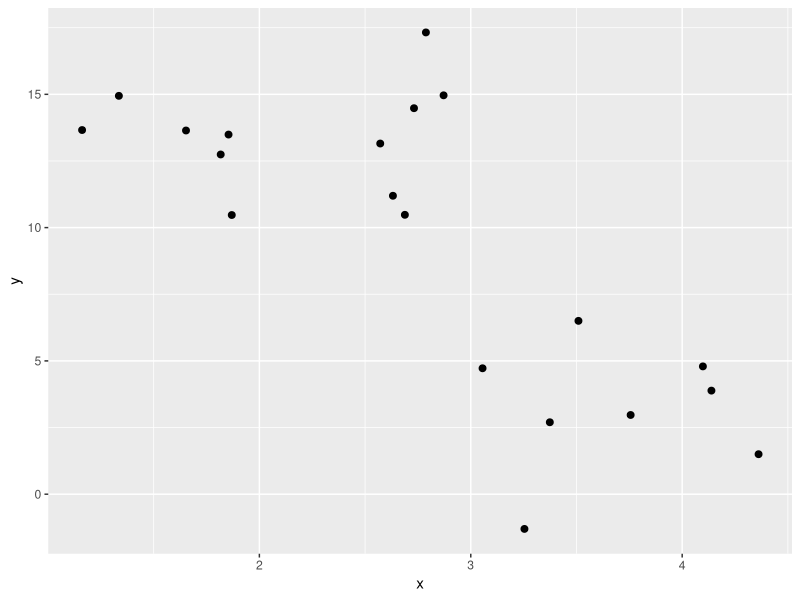
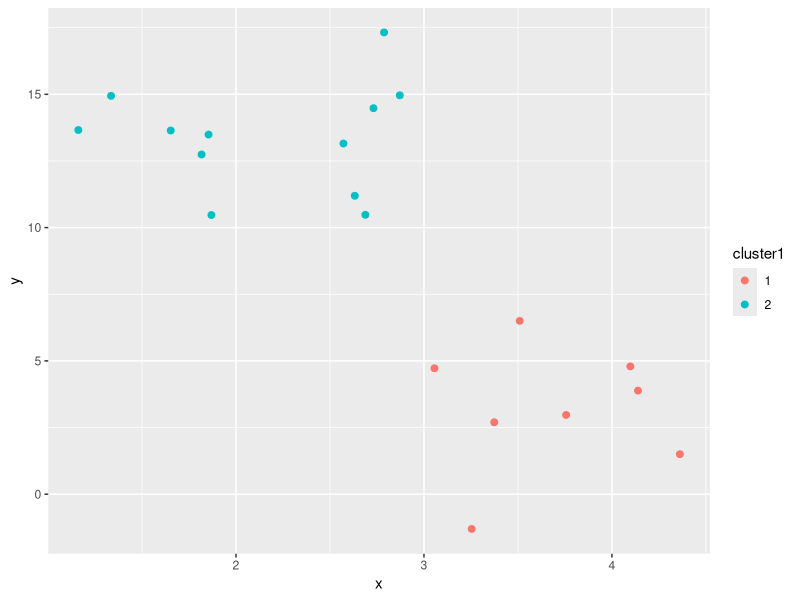
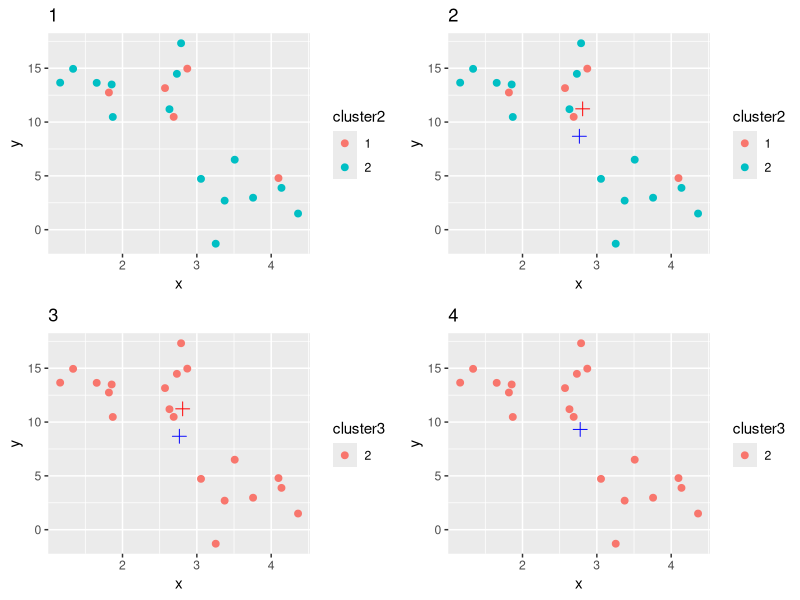

Generate these figures, in order, with R:
# K-means clustering 
# @author: Bangda Sun
# @date: 05/18/2017

# K-means clustering algorithm is a special case of EM algorithm, 
# which is one of algorithms to estimate the parameter of mixture model,
# also can be viewed as a special kind of clustering

### Algorithm ###
# 1. Initialize the assignment of every point
# 2. while (prev_cluster != curr_cluster):
#       calculate the center of each cluster
#       calculate the distance of every point to all centers
#       assign the point to the nearest center

# Data
x = rnorm(20, mean = 3, sd = 1)
y = rnorm(20, mean = 4, sd = 2)
y[x < 3] = y[x < 3] + 10
df = data.frame(x = x, y = y)

library(ggplot2)
ggplot(df) + geom_point(mapping = aes(x = x, y = y), size = 2)

### Build-in function
km = kmeans(df, centers = 2, nstart = 10)
km

df$cluster1 = factor(km$cluster)
ggplot(df) + geom_point(mapping = aes(x = x, y = y, colour = cluster1), size = 2)

### Step by Step
dist = function (x, y) {
  d = sqrt((x[1] - x[2])^2 + (y[1] - y[2])^2)
  return(d)
}

# Initialization
df$cluster2 = factor(sample(c(1,2), nrow(df), replace = TRUE))
p1 = ggplot(df) + 
  geom_point(mapping = aes(x = x, y = y, colour = cluster2), size = 2) + 
  labs(title = "1")

# Calculate center and distance
center1_1 = c(mean(df$x[df$cluster2 == 1]), mean(df$y[df$cluster2 == 1]))
center2_1 = c(mean(df$x[df$cluster2 == 2]), mean(df$y[df$cluster2 == 2]))
p2 = ggplot() + 
  geom_point(data = df, mapping = aes(x = x, y = y, colour = cluster2), size = 2) + 
  labs(title = 2) +
  geom_point(mapping = aes(x = center1_1[1], y = center1_1[2]), shape = 3, size = 3, color = "red") +
  geom_point(mapping = aes(x = center2_1[1], y = center2_1[2]), shape = 3, size = 3, color = "blue")

dist1 = apply(df[, c("x", "y")], MARGIN = 1, dist, center1_1)
dist2 = apply(df[, c("x", "y")], MARGIN = 1, dist, center2_1)

# Assign point to nearest center
df$cluster3 = factor(ifelse(dist1 < dist2, 1, 2))

p3 = ggplot() + 
  geom_point(data = df, mapping = aes(x = x, y = y, colour = cluster3), size = 2) +
  labs(title = 3) +
  geom_point(mapping = aes(x = center1_1[1], y = center1_1[2]), shape = 3, size = 3, color = "red") +
  geom_point(mapping = aes(x = center2_1[1], y = center2_1[2]), shape = 3, size = 3, color = "blue")

# Update centers
center1_2 = c(mean(df$x[df$cluster3 == 1]), mean(df$y[df$cluster3 == 1]))
center2_2 = c(mean(df$x[df$cluster3 == 2]), mean(df$y[df$cluster3 == 2]))

# Check if the clusters are unchange
p4 = ggplot() + 
  geom_point(data = df, mapping = aes(x = x, y = y, colour = cluster3), size = 2) + 
  labs(title = 4) +
  geom_point(mapping = aes(x = center1_2[1], y = center1_2[2]), shape = 3, size = 3, color = "red") +
  geom_point(mapping = aes(x = center2_2[1], y = center2_2[2]), shape = 3, size = 3, color = "blue")

library(grid)
library(gridExtra)
grid.arrange(p1, p2, p3, p4, ncol = 2)
